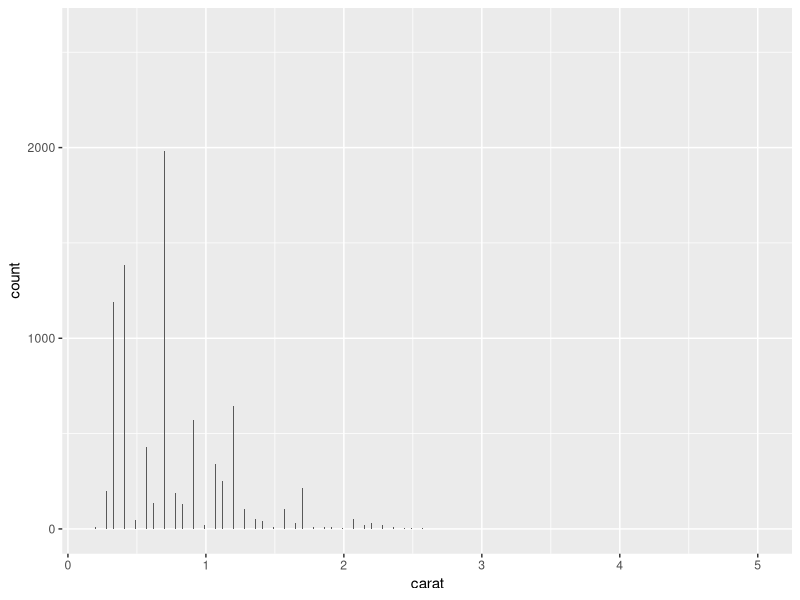

The R script that drew this image: (Note: this script raises an error after producing the figure.)
## ---- chunk 1

library(ggplot2)
## ---- chunk 2
str(diamonds)
## ---- chunk 3
summary(diamonds)
## ---- chunk 4
head(diamonds)
## ---- chunk 5
ggplot(diamonds, aes(x = carat)) +
        geom_histogram(binwidth = .001)
## ---- chunk 6
ggplot(diamonds, aes(x = carat, y = cut)) +
        geom_histogram() #+
        #facet_grid()


ggplot(iris, aes(x = Sepal.Length, y = Petal.Length, color = Species)) +
        geom_point() +
        facet_grid(~ Species)

